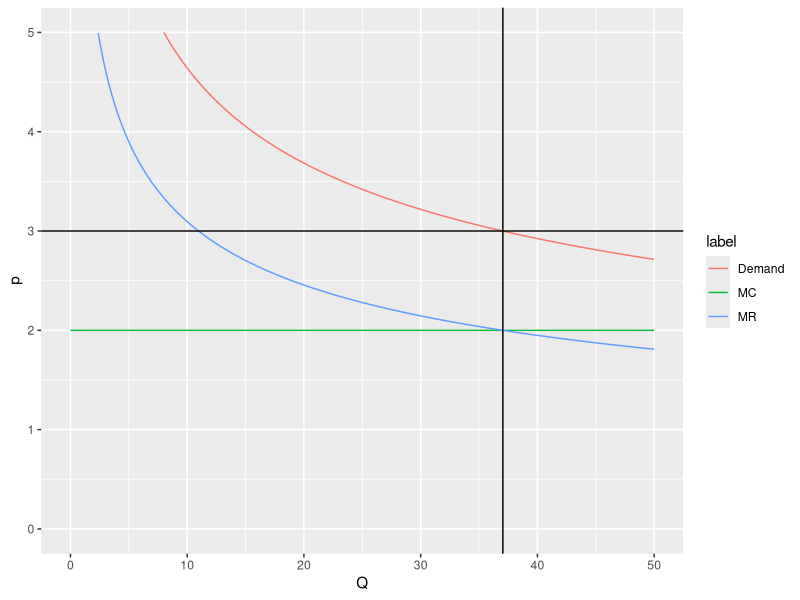

R code for this plot:
## ---- chunk 1
library(tidyverse)
## ---- chunk 2
Q <- seq(0, 50, 0.01)
demand <- (Q / 1000) ^ (-1 / 3)
mc <- rep(2, length(Q))
mr <- (2 / 3) * (Q / 1000) ^ (-1 / 3)

data <- data.frame(Q = Q, p = demand, label = rep("Demand", length(Q)))
data <- data %>%
  rbind(data.frame(Q = Q, p = mc, label = rep("MC", length(Q))))
data <- data %>%
  rbind(data.frame(Q = Q, p = mr, label = rep("MR", length(Q))))


data %>%
  ggplot(aes(x = Q, y = p, color = label)) +
  geom_line() +
  geom_vline(xintercept = 37.04) +
  geom_hline(yintercept = 3) + 
  ylim(0, 5)
